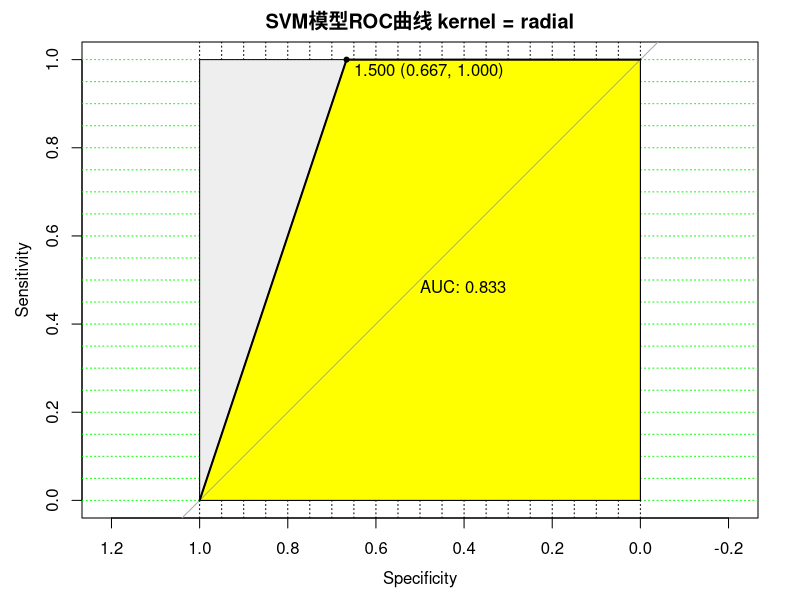

Recreate this plot in R.
library(openxlsx)
test_GSE136961 = read.xlsx("GSE136961.xlsx")
test_GSE136961_train_sub = sample(nrow(test_GSE136961), 8 / 10 * nrow(test_GSE136961))
test_GSE136961_train_data = test_GSE136961[test_GSE136961_train_sub, ]
test_GSE136961_test_data = test_GSE136961[-test_GSE136961_train_sub, ]

library(pROC)
library(e1071)
test_GSE136961_train_data$group = as.factor(test_GSE136961_train_data$group)
test_GSE136961_test_data$group = as.factor(test_GSE136961_test_data$group)
test_GSE136961_svm =
  svm(
    formula = group ~ TNFRSF9 + CD83 + GPR18 + MRC1 + HLA_B + IKZF3 + CD3G +
      PTPN6 + HLA_DOA + CD80 + CYBB + HLA_E + FAS + CD37 + GBP1 + PSMB9 + TARP +
      CD3D + KLRK1 + KRT5 + GRAP2 + IL10 + HLA_DRA + TGFB1 + TIGIT + FASLG + CD52 +
      IFIT1 + CD163 + IFIT2 + AIF1 + STAT1 + CD6 + HAVCR2 + CD28 + CD48 + SLAMF8 +
      CD2 + DDX58 + IFIT3 + ITK + IFIH1 + CD226 + HLA_DPB1 + LEXM + CD53 + TNFRSF14 +
      CXCL10 + HLA_DMA + IKZF1 + TRIM29 + CD33 + IL7 + CD74 + CD4 + GZMA + CD3E +
      CD38 + TNFSF13B + C1QA + CCR7 + NRP1 + CD8B + CD1D + NCF1 + CTSS + CIITA +
      ITGAL + HERC6 + HLA_C + IL2RB + IL2RG + FYB + CD63 + BST2 + GNLY + KLRG1 +
      CCR2 + ICAM1 + TYROBP + KLRB1 + SAMHD1 + EOMES + CD79B + ITGB7 + SH2D1A +
      CSF2RB + ICOS + KLRD1 + FCGR1A + IGSF6 + CD244 + IL10RA + LST1 + PTPRC +
      ZAP70 + PDCD1LG2,
    data = test_GSE136961_train_data,
    type = 'C',
    kernel = 'radial'
  )
test_GSE136961_pre_svm = predict(test_GSE136961_svm, newdata = test_GSE136961_test_data)
test_GSE136961_obs_p_svm = data.frame(prob = test_GSE136961_pre_svm, obs = test_GSE136961_test_data$group)
test_GSE136961_table = table(test_GSE136961_test_data$group,
                             test_GSE136961_pre_svm,
                             dnn = c("real", "pre"))
test_GSE136961_svm_roc = roc(test_GSE136961_test_data$group,
                             as.numeric(test_GSE136961_pre_svm))
#test_GSE136961_pre_svm = predict(test_GSE136961_svm, newdata = test_GSE136961)
#test_GSE136961_obs_p_svm = data.frame(prob = test_GSE136961_pre_svm, obs = test_GSE136961$group)
#test_GSE136961_table = table(test_GSE136961$group, test_GSE136961_pre_svm, dnn = c("real", "pre"))
#test_GSE136961_svm_roc = roc(test_GSE136961$group, as.numeric(test_GSE136961_pre_svm))
plot(
  test_GSE136961_svm_roc,
  grid = c(0.05, 0.05),
  grid.col = c("black", "green"),
  print.auc = TRUE,
  auc.polygon = TRUE,
  max.auc.polygon = TRUE,
  auc.polygon.col = "yellow",
  print.thres = TRUE,
  main = 'SVM模型ROC曲线 kernel = radial'
)
test_GSE136961_obs_p_svm
test_GSE136961_table
